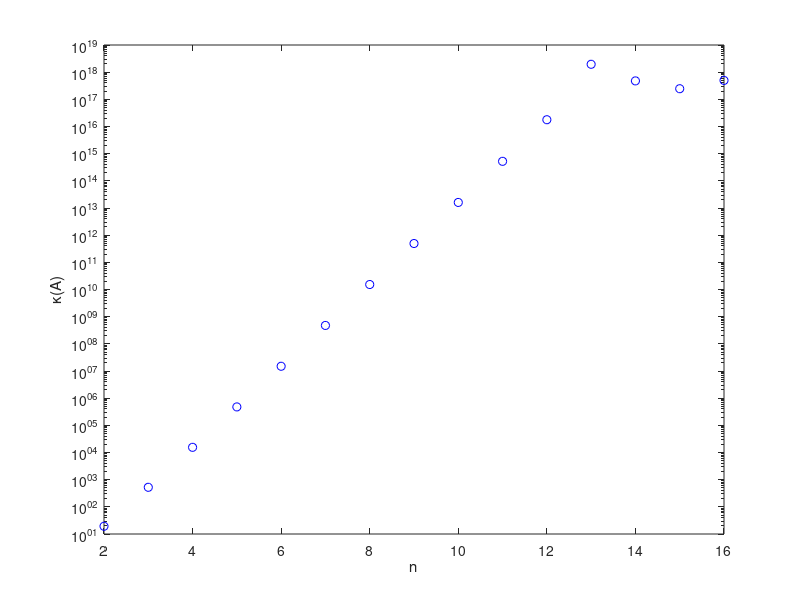

The MATLAB script that drew this image:
% HILBTABLE  Produce a table, and a figure, of *computed* condition numbers
% for some Hilbert matrices.  The computed condition numbers are garbage
% once they reach 10^16 or so.

for n = 2:16
    A = hilb(n);
    kap = cond(A);
    fprintf('n = %2d:  A = hilb(%2d)  ==>  cond(A) = %.4e\n',...
            n, n, kap)
    semilogy(n, kap, 'bo'),  hold on
end
xlabel n,  ylabel('\kappa(A)')
